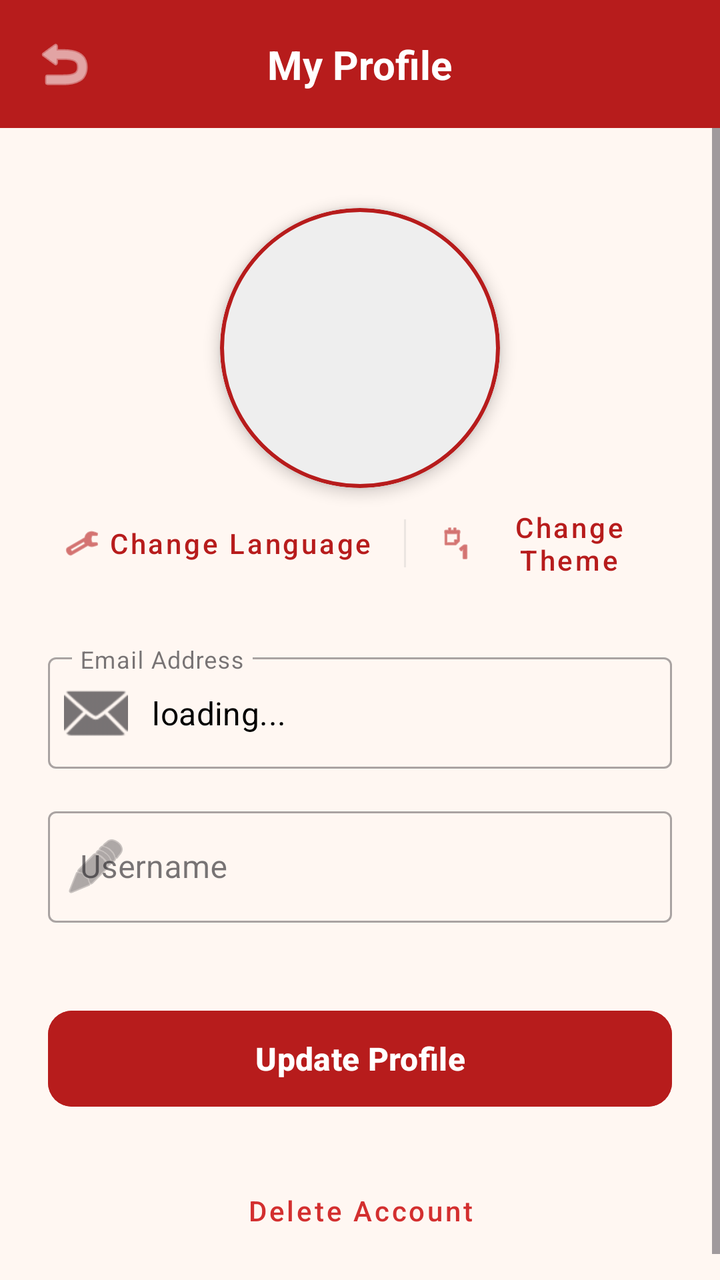
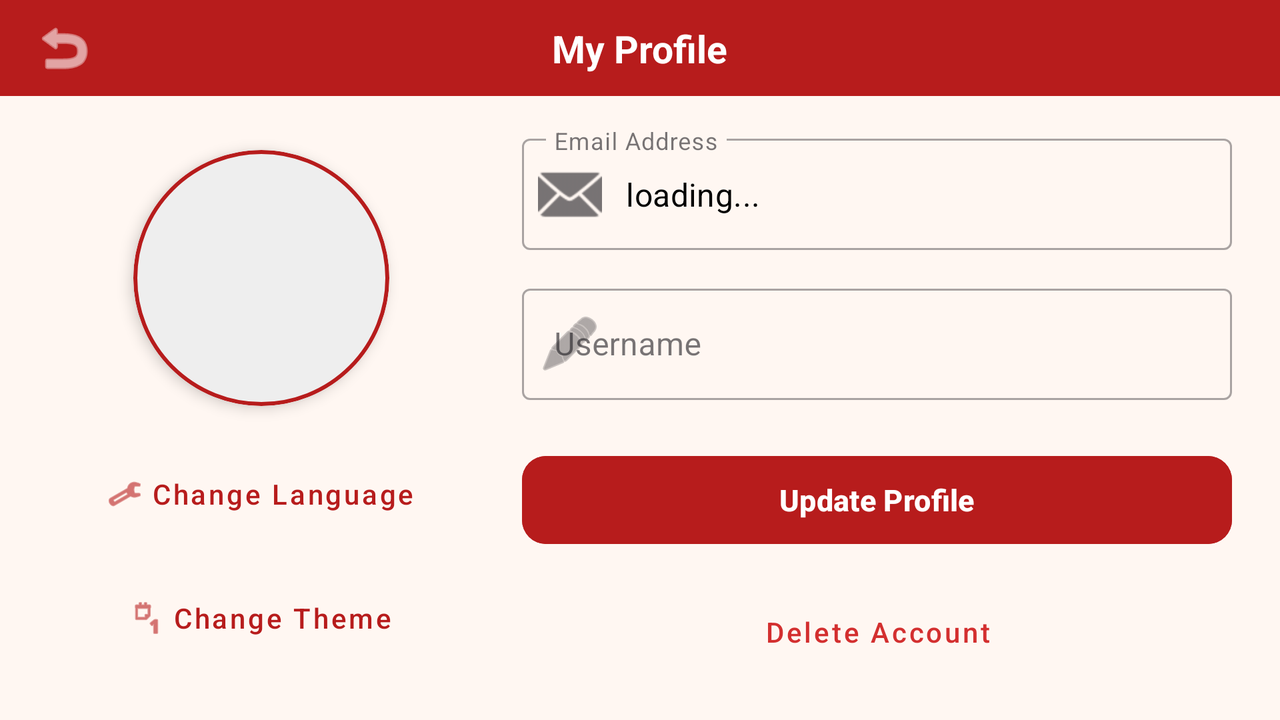

The same Android screen from two of the app's own layout files: first res/layout/ as a phone draws it, then the repository's variant for another configuration, drawn on a device whose configuration selects that folder. Both files follow.
<!-- AndroidManifest.xml: application theme Theme.P22005UnipiFireChat -->
<!-- res/layout/activity_profile.xml -->
<?xml version="1.0" encoding="utf-8"?>
<LinearLayout xmlns:android="http://schemas.android.com/apk/res/android"
    xmlns:app="http://schemas.android.com/apk/res-auto"
    xmlns:tools="http://schemas.android.com/tools"
    android:layout_width="match_parent"
    android:layout_height="match_parent"
    android:orientation="vertical"
    android:fitsSystemWindows="true"
    android:background="@color/app_background"
    tools:context=".activities.ProfileActivity">

    <com.google.android.material.appbar.AppBarLayout
        android:layout_width="match_parent"
        android:layout_height="wrap_content"
        android:background="@color/brand_color"
        app:elevation="0dp">

        <com.google.android.material.appbar.MaterialToolbar
            android:id="@+id/toolbar"
            android:layout_width="match_parent"
            android:layout_height="?attr/actionBarSize"
            app:contentInsetStart="0dp">

            <androidx.constraintlayout.widget.ConstraintLayout
                android:layout_width="match_parent"
                android:layout_height="match_parent">

                <ImageButton
                    android:id="@+id/btnBack"
                    android:layout_width="48dp"
                    android:layout_height="48dp"
                    android:layout_marginStart="8dp"
                    android:background="?attr/selectableItemBackgroundBorderless"
                    android:src="@android:drawable/ic_menu_revert"
                    app:tint="@color/white"
                    app:layout_constraintStart_toStartOf="parent"
                    app:layout_constraintTop_toTopOf="parent"
                    app:layout_constraintBottom_toBottomOf="parent" />

                <TextView
                    android:layout_width="wrap_content"
                    android:layout_height="wrap_content"
                    android:text="@string/my_profile"
                    android:textColor="@color/white"
                    android:textSize="20sp"
                    android:textStyle="bold"
                    app:layout_constraintStart_toStartOf="parent"
                    app:layout_constraintEnd_toEndOf="parent"
                    app:layout_constraintTop_toTopOf="parent"
                    app:layout_constraintBottom_toBottomOf="parent" />

            </androidx.constraintlayout.widget.ConstraintLayout>

        </com.google.android.material.appbar.MaterialToolbar>
    </com.google.android.material.appbar.AppBarLayout>

    <ScrollView
        android:layout_width="match_parent"
        android:layout_height="match_parent"
        android:fillViewport="true">

        <androidx.constraintlayout.widget.ConstraintLayout
            android:layout_width="match_parent"
            android:layout_height="wrap_content"
            android:padding="24dp">

            
            <com.google.android.material.card.MaterialCardView
                android:id="@+id/profileImageContainer"
                android:layout_width="140dp"
                android:layout_height="140dp"
                android:layout_marginTop="16dp"
                app:cardCornerRadius="70dp"
                app:cardElevation="4dp"
                app:strokeWidth="2dp"
                app:strokeColor="@color/brand_color"
                app:layout_constraintTop_toTopOf="parent"
                app:layout_constraintStart_toStartOf="parent"
                app:layout_constraintEnd_toEndOf="parent">

                <ImageView
                    android:id="@+id/imgProfile"
                    android:layout_width="match_parent"
                    android:layout_height="match_parent"
                    android:scaleType="centerCrop"
                    android:src="@android:drawable/sym_def_app_icon"
                    android:background="#EEEEEE" />
            </com.google.android.material.card.MaterialCardView>

            <LinearLayout
                android:id="@+id/settingsLayout"
                android:layout_width="match_parent"
                android:layout_height="wrap_content"
                android:orientation="horizontal"
                android:gravity="center"
                app:layout_constraintTop_toBottomOf="@id/profileImageContainer">

                <com.google.android.material.button.MaterialButton
                    android:id="@+id/btnChangeLanguage"
                    style="@style/Widget.MaterialComponents.Button.TextButton"
                    android:layout_width="wrap_content"
                    android:layout_height="wrap_content"
                    android:text="@string/change_language"
                    android:textAllCaps="false"
                    android:textColor="@color/brand_color"
                    app:icon="@android:drawable/ic_menu_manage"
                    app:iconTint="@color/brand_color" />

                <View
                    android:layout_width="1dp"
                    android:layout_height="24dp"
                    android:layout_marginHorizontal="8dp"
                    android:background="@color/icon_secondary"
                    android:alpha="0.3" />

                <com.google.android.material.button.MaterialButton
                    android:id="@+id/btnChangeTheme"
                    style="@style/Widget.MaterialComponents.Button.TextButton"
                    android:layout_width="wrap_content"
                    android:layout_height="wrap_content"
                    android:text="@string/change_theme"
                    android:textAllCaps="false"
                    android:textColor="@color/brand_color"
                    app:icon="@android:drawable/ic_menu_day"
                    app:iconTint="@color/brand_color" />

            </LinearLayout>

            
            <com.google.android.material.textfield.TextInputLayout
                android:id="@+id/emailLayout"
                style="@style/Widget.MaterialComponents.TextInputLayout.OutlinedBox"
                android:layout_width="match_parent"
                android:layout_height="wrap_content"
                android:layout_marginTop="24dp"
                android:hint="@string/email_address1"
                app:startIconDrawable="@android:drawable/ic_dialog_email"
                app:layout_constraintTop_toBottomOf="@id/settingsLayout">

                <com.google.android.material.textfield.TextInputEditText
                    android:id="@+id/tvEmail"
                    android:layout_width="match_parent"
                    android:layout_height="wrap_content"
                    android:enabled="false"
                    android:textColor="@color/primary_text"
                    android:text="@string/loadingword" />
            </com.google.android.material.textfield.TextInputLayout>

            
            <com.google.android.material.textfield.TextInputLayout
                android:id="@+id/usernameLayout"
                style="@style/Widget.MaterialComponents.TextInputLayout.OutlinedBox"
                android:layout_width="match_parent"
                android:layout_height="wrap_content"
                android:layout_marginTop="16dp"
                android:hint="@string/username1"
                app:startIconDrawable="@android:drawable/ic_menu_edit"
                app:layout_constraintTop_toBottomOf="@id/emailLayout">

                <com.google.android.material.textfield.TextInputEditText
                    android:id="@+id/etUsername"
                    android:layout_width="match_parent"
                    android:layout_height="wrap_content"
                    android:inputType="textPersonName"
                    android:textColor="@color/primary_text" />
            </com.google.android.material.textfield.TextInputLayout>

            
            <com.google.android.material.button.MaterialButton
                android:id="@+id/btnSave"
                android:layout_width="match_parent"
                android:layout_height="56dp"
                android:layout_marginTop="40dp"
                android:text="@string/update_profile"
                android:backgroundTint="@color/brand_color"
                android:textColor="@color/white"
                android:textSize="16sp"
                android:textStyle="bold"
                app:cornerRadius="12dp"
                app:layout_constraintTop_toBottomOf="@id/usernameLayout" />


            <com.google.android.material.button.MaterialButton
                android:id="@+id/btnDeleteAccount"
                style="@style/Widget.MaterialComponents.Button.TextButton"
                android:layout_width="wrap_content"
                android:layout_height="wrap_content"
                android:layout_marginTop="24dp"
                android:text="@string/delete_account"
                android:textColor="#D32F2F"
                android:textAllCaps="false"
                app:layout_constraintTop_toBottomOf="@id/btnSave"
                app:layout_constraintStart_toStartOf="parent"
                app:layout_constraintEnd_toEndOf="parent" />

        </androidx.constraintlayout.widget.ConstraintLayout>
    </ScrollView>

</LinearLayout>
<!-- resources referenced by this layout -->
<resources>
  <color name="app_background">@color/my_background</color>
  <color name="brand_color">@color/my_primary</color>
  <color name="icon_secondary">#BDBDBD</color>
  <color name="primary_text">#000000</color>
  <color name="white">#FFFFFFFF</color>
  <string name="change_language">Change Language</string>
  <string name="change_theme">Change Theme</string>
  <string name="delete_account">Delete Account</string>
  <string name="email_address1">Email Address</string>
  <string name="loadingword">loading...</string>
  <string name="my_profile">My Profile</string>
  <string name="update_profile">Update Profile</string>
  <string name="username1">Username</string>
  <style name="Theme.P22005UnipiFireChat" parent="Base.Theme.P22005UnipiFireChat" />
  <color name="my_background">#FFF7F2</color>
  <color name="my_primary">#B71C1C</color>
  <style name="Base.Theme.P22005UnipiFireChat" parent="Theme.Material3.DayNight.NoActionBar">
          <item name="colorPrimary">@color/my_primary</item>
          <item name="colorPrimaryVariant">@color/my_primary_variant</item>
          <item name="colorOnPrimary">@color/white</item>
          <item name="colorSecondary">@color/my_primary</item>
          <item name="colorOnSecondary">@color/white</item>
  
          
          <item name="android:windowTranslucentStatus">false</item>
          <item name="android:windowTranslucentNavigation">false</item>
          <item name="android:statusBarColor">@android:color/transparent</item>
          <item name="android:navigationBarColor">@android:color/transparent</item>
          <item name="android:windowLightStatusBar" tools:targetApi="m">true</item>
          <item name="android:windowLightNavigationBar" tools:targetApi="o_mr1">true</item>
  
          <item name="android:windowBackground">@color/my_background</item>
          <item name="android:textColor">@color/black</item>
      </style>
  <color name="my_primary_variant">#7F0000</color>
  <color name="black">#FF000000</color>
</resources>
<!-- res/layout-land/activity_profile.xml (the repository's variant of the layout above) -->
<!-- drawn on the phone turned sideways -->
<?xml version="1.0" encoding="utf-8"?>
<LinearLayout xmlns:android="http://schemas.android.com/apk/res/android"
    xmlns:app="http://schemas.android.com/apk/res-auto"
    xmlns:tools="http://schemas.android.com/tools"
    android:layout_width="match_parent"
    android:layout_height="match_parent"
    android:orientation="vertical"
    android:fitsSystemWindows="true"
    android:background="@color/app_background"
    tools:context=".activities.ProfileActivity">

    <com.google.android.material.appbar.AppBarLayout
        android:layout_width="match_parent"
        android:layout_height="wrap_content"
        android:background="@color/brand_color"
        app:elevation="0dp">

        <com.google.android.material.appbar.MaterialToolbar
            android:id="@+id/toolbar"
            android:layout_width="match_parent"
            android:layout_height="48dp"
            app:contentInsetStart="0dp">

            <androidx.constraintlayout.widget.ConstraintLayout
                android:layout_width="match_parent"
                android:layout_height="match_parent">

                <ImageButton
                    android:id="@+id/btnBack"
                    android:layout_width="48dp"
                    android:layout_height="48dp"
                    android:layout_marginStart="8dp"
                    android:background="?attr/selectableItemBackgroundBorderless"
                    android:src="@android:drawable/ic_menu_revert"
                    app:layout_constraintBottom_toBottomOf="parent"
                    app:layout_constraintStart_toStartOf="parent"
                    app:layout_constraintTop_toTopOf="parent"
                    app:tint="@color/white" />

                <TextView
                    android:layout_width="wrap_content"
                    android:layout_height="wrap_content"
                    android:text="@string/my_profile"
                    android:textColor="@color/white"
                    android:textSize="19sp"
                    android:textStyle="bold"
                    app:layout_constraintBottom_toBottomOf="parent"
                    app:layout_constraintEnd_toEndOf="parent"
                    app:layout_constraintStart_toStartOf="parent"
                    app:layout_constraintTop_toTopOf="parent" />

            </androidx.constraintlayout.widget.ConstraintLayout>

        </com.google.android.material.appbar.MaterialToolbar>
    </com.google.android.material.appbar.AppBarLayout>

    <androidx.constraintlayout.widget.ConstraintLayout
        android:layout_width="match_parent"
        android:layout_height="0dp"
        android:layout_weight="1"
        android:paddingStart="24dp"
        android:paddingTop="16dp"
        android:paddingEnd="24dp"
        android:paddingBottom="16dp">

        <androidx.constraintlayout.widget.Guideline
            android:id="@+id/guidelineVertical"
            android:layout_width="wrap_content"
            android:layout_height="wrap_content"
            android:orientation="vertical"
            app:layout_constraintGuide_percent="0.36" />

        
        <com.google.android.material.card.MaterialCardView
            android:id="@+id/profileImageContainer"
            android:layout_width="128dp"
            android:layout_height="128dp"
            app:cardCornerRadius="64dp"
            app:cardElevation="4dp"
            app:layout_constraintBottom_toTopOf="@id/settingsLayout"
            app:layout_constraintEnd_toStartOf="@id/guidelineVertical"
            app:layout_constraintStart_toStartOf="parent"
            app:layout_constraintTop_toTopOf="parent"
            app:strokeColor="@color/brand_color"
            app:strokeWidth="2dp"
            app:layout_constraintVertical_chainStyle="packed">

            <ImageView
                android:id="@+id/imgProfile"
                android:layout_width="match_parent"
                android:layout_height="match_parent"
                android:background="#EEEEEE"
                android:scaleType="centerCrop"
                android:src="@android:drawable/sym_def_app_icon" />
        </com.google.android.material.card.MaterialCardView>

        <LinearLayout
            android:id="@+id/settingsLayout"
            android:layout_width="0dp"
            android:layout_height="wrap_content"
            android:layout_marginTop="20dp"
            android:gravity="center_horizontal"
            android:orientation="vertical"
            app:layout_constraintBottom_toBottomOf="parent"
            app:layout_constraintEnd_toStartOf="@id/guidelineVertical"
            app:layout_constraintStart_toStartOf="parent"
            app:layout_constraintTop_toBottomOf="@id/profileImageContainer">

            <com.google.android.material.button.MaterialButton
                android:id="@+id/btnChangeLanguage"
                style="@style/Widget.MaterialComponents.Button.TextButton"
                android:layout_width="wrap_content"
                android:layout_height="wrap_content"
                android:text="@string/change_language"
                android:textAllCaps="false"
                android:textColor="@color/brand_color"
                app:icon="@android:drawable/ic_menu_manage"
                app:iconTint="@color/brand_color" />

            <com.google.android.material.button.MaterialButton
                android:id="@+id/btnChangeTheme"
                style="@style/Widget.MaterialComponents.Button.TextButton"
                android:layout_width="wrap_content"
                android:layout_height="wrap_content"
                android:layout_marginTop="14dp"
                android:text="@string/change_theme"
                android:textAllCaps="false"
                android:textColor="@color/brand_color"
                app:icon="@android:drawable/ic_menu_day"
                app:iconTint="@color/brand_color" />

        </LinearLayout>

        
        <com.google.android.material.textfield.TextInputLayout
            android:id="@+id/emailLayout"
            style="@style/Widget.MaterialComponents.TextInputLayout.OutlinedBox"
            android:layout_width="0dp"
            android:layout_height="wrap_content"
            android:layout_marginStart="24dp"
            android:hint="@string/email_address1"
            app:layout_constraintEnd_toEndOf="parent"
            app:layout_constraintStart_toEndOf="@id/guidelineVertical"
            app:layout_constraintTop_toTopOf="parent"
            app:startIconDrawable="@android:drawable/ic_dialog_email">

            <com.google.android.material.textfield.TextInputEditText
                android:id="@+id/tvEmail"
                android:layout_width="match_parent"
                android:layout_height="wrap_content"
                android:enabled="false"
                android:text="@string/loadingword"
                android:textColor="@color/primary_text" />
        </com.google.android.material.textfield.TextInputLayout>

        <com.google.android.material.textfield.TextInputLayout
            android:id="@+id/usernameLayout"
            style="@style/Widget.MaterialComponents.TextInputLayout.OutlinedBox"
            android:layout_width="0dp"
            android:layout_height="wrap_content"
            android:layout_marginStart="24dp"
            android:layout_marginTop="14dp"
            android:hint="@string/username1"
            app:layout_constraintEnd_toEndOf="parent"
            app:layout_constraintStart_toEndOf="@id/guidelineVertical"
            app:layout_constraintTop_toBottomOf="@id/emailLayout"
            app:startIconDrawable="@android:drawable/ic_menu_edit">

            <com.google.android.material.textfield.TextInputEditText
                android:id="@+id/etUsername"
                android:layout_width="match_parent"
                android:layout_height="wrap_content"
                android:inputType="textPersonName"
                android:textColor="@color/primary_text" />
        </com.google.android.material.textfield.TextInputLayout>

        <com.google.android.material.button.MaterialButton
            android:id="@+id/btnSave"
            android:layout_width="0dp"
            android:layout_height="52dp"
            android:layout_marginStart="24dp"
            android:layout_marginTop="24dp"
            android:backgroundTint="@color/brand_color"
            android:text="@string/update_profile"
            android:textColor="@color/white"
            android:textSize="15sp"
            android:textStyle="bold"
            app:cornerRadius="12dp"
            app:layout_constraintEnd_toEndOf="parent"
            app:layout_constraintStart_toEndOf="@id/guidelineVertical"
            app:layout_constraintTop_toBottomOf="@id/usernameLayout" />

        <com.google.android.material.button.MaterialButton
            android:id="@+id/btnDeleteAccount"
            style="@style/Widget.MaterialComponents.Button.TextButton"
            android:layout_width="wrap_content"
            android:layout_height="wrap_content"
            android:layout_marginTop="16dp"
            android:text="@string/delete_account"
            android:textAllCaps="false"
            android:textColor="#D32F2F"
            app:layout_constraintEnd_toEndOf="@id/btnSave"
            app:layout_constraintStart_toStartOf="@id/btnSave"
            app:layout_constraintTop_toBottomOf="@id/btnSave" />

    </androidx.constraintlayout.widget.ConstraintLayout>

</LinearLayout>
<!-- resources referenced by the variant -->
<!-- as the phone turned sideways resolves them -->
<resources>
  <color name="app_background">@color/my_background</color>
  <color name="brand_color">@color/my_primary</color>
  <color name="primary_text">#000000</color>
  <color name="white">#FFFFFFFF</color>
  <string name="change_language">Change Language</string>
  <string name="change_theme">Change Theme</string>
  <string name="delete_account">Delete Account</string>
  <string name="email_address1">Email Address</string>
  <string name="loadingword">loading...</string>
  <string name="my_profile">My Profile</string>
  <string name="update_profile">Update Profile</string>
  <string name="username1">Username</string>
  <style name="Theme.P22005UnipiFireChat" parent="Base.Theme.P22005UnipiFireChat" />
  <color name="my_background">#FFF7F2</color>
  <color name="my_primary">#B71C1C</color>
  <style name="Base.Theme.P22005UnipiFireChat" parent="Theme.Material3.DayNight.NoActionBar">
          <item name="colorPrimary">@color/my_primary</item>
          <item name="colorPrimaryVariant">@color/my_primary_variant</item>
          <item name="colorOnPrimary">@color/white</item>
          <item name="colorSecondary">@color/my_primary</item>
          <item name="colorOnSecondary">@color/white</item>
  
          
          <item name="android:windowTranslucentStatus">false</item>
          <item name="android:windowTranslucentNavigation">false</item>
          <item name="android:statusBarColor">@android:color/transparent</item>
          <item name="android:navigationBarColor">@android:color/transparent</item>
          <item name="android:windowLightStatusBar" tools:targetApi="m">true</item>
          <item name="android:windowLightNavigationBar" tools:targetApi="o_mr1">true</item>
  
          <item name="android:windowBackground">@color/my_background</item>
          <item name="android:textColor">@color/black</item>
      </style>
  <color name="my_primary_variant">#7F0000</color>
  <color name="black">#FF000000</color>
</resources>
